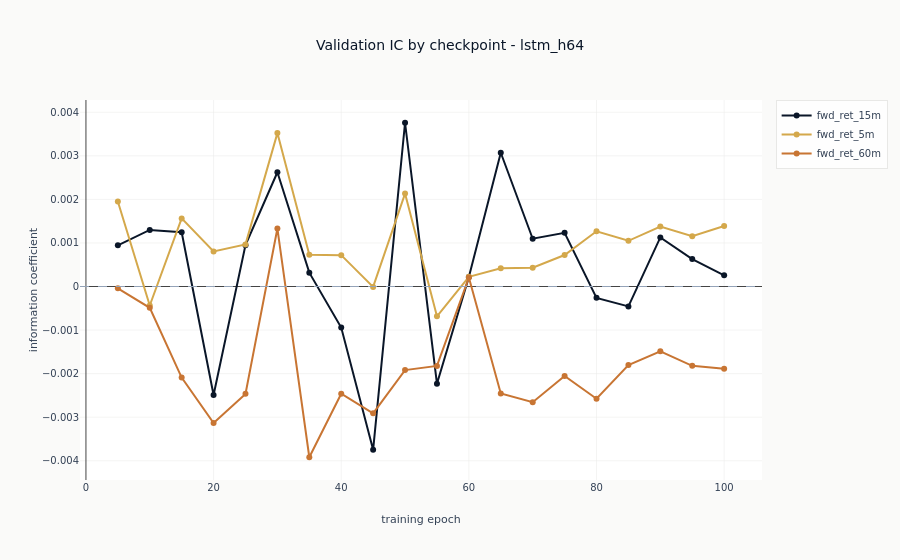

The cell this chart's notebook holds for it:
### Code cell
fig = go.Figure()
for _label in catalog["label"].unique().sort().to_list():
    _rows = catalog.filter(pl.col("label") == _label).sort("checkpoint_value")
    fig.add_scatter(
        x=_rows["checkpoint_value"].to_list(),
        y=_rows["ic_mean"].to_list(),
        mode="lines+markers",
        name=_label,
    )
fig.add_hline(y=0, line_width=1, line_dash="dash", line_color=COLORS["recede"])
fig.update_layout(
    title=f"Validation IC by checkpoint - {SEQUENCE_CONFIG}",
    xaxis_title="training epoch",
    yaxis_title="information coefficient",
)
show_plotly_with_alt(
    fig,
    "Validation information coefficient against training epoch, one line per label, with a "
    "dashed line at zero.",
)

### Figure 1 — Plotly figure (JSON) as saved in the notebook; plotly's stock layout.template omitted (floating-point values rounded to 4 significant figures)
{"data": [{"mode": "lines+markers", "name": "fwd_ret_15m", "type": "scatter", "x": [5, 10, 15, 20, 25, 30, 35, 40, 45, 50, 55, 60, 65, 70, 75, 80, 85, 90, 95, 100], "y": [0.0009462, 0.001299, 0.001245, -0.002491, 0.0009494, 0.002623, 0.0003179, -0.0009437, -0.003749, 0.003759, -0.002232, 0.0002188, 0.003071, 0.001097, 0.001233, -0.000261, -0.0004576, 0.001127, 0.0006305, 0.0002566]}, {"mode": "lines+markers", "name": "fwd_ret_5m", "type": "scatter", "x": [5, 10, 15, 20, 25, 30, 35, 40, 45, 50, 55, 60, 65, 70, 75, 80, 85, 90, 95, 100], "y": [0.001952, -0.0004367, 0.001564, 0.0008037, 0.0009665, 0.003522, 0.0007261, 0.00072, -1.007e-05, 0.002132, -0.0006854, 0.0002228, 0.0004175, 0.0004317, 0.0007226, 0.001268, 0.001049, 0.001378, 0.001153, 0.001387]}, {"mode": "lines+markers", "name": "fwd_ret_60m", "type": "scatter", "x": [5, 10, 15, 20, 25, 30, 35, 40, 45, 50, 55, 60, 65, 70, 75, 80, 85, 90, 95, 100], "y": [-4.179e-05, -0.0004889, -0.00209, -0.003136, -0.002465, 0.001331, -0.00392, -0.002461, -0.002911, -0.001919, -0.001823, 0.000205, -0.002455, -0.002655, -0.002055, -0.002577, -0.001804, -0.001486, -0.001821, -0.001889]}], "layout": {"shapes": [{"line": {"color": "#94a3b8", "dash": "dash", "width": 1}, "type": "line", "x0": 0, "x1": 1, "xref": "x domain", "y0": 0, "y1": 0, "yref": "y"}], "title": {"text": "Validation IC by checkpoint - lstm_h64"}, "xaxis": {"title": {"text": "training epoch"}}, "yaxis": {"title": {"text": "information coefficient"}}}}
